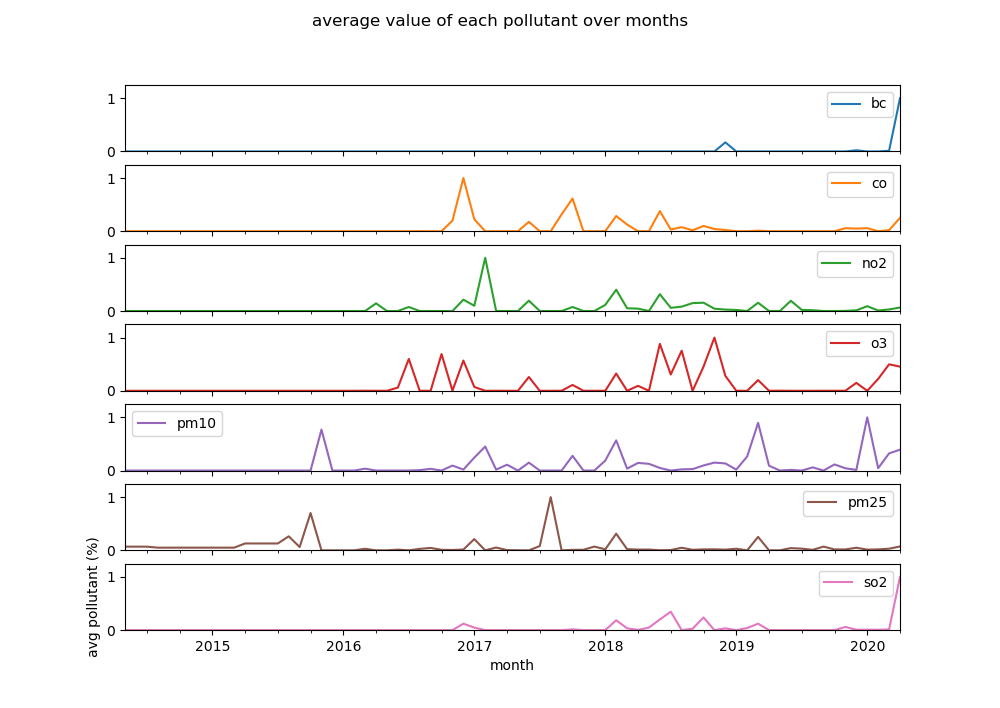

Generate this figure with Python:
import pandas as pd
import matplotlib.pyplot as plt
# Load dataset https://storage.googleapis.com/dqlab-dataset/LO4/global_air_quality_4000rows.csv
gaq = pd.read_csv('https://storage.googleapis.com/dqlab-dataset/LO4/global_air_quality_4000rows.csv')
gaq['timestamp'] = pd.to_datetime(gaq['timestamp'])
gaq = gaq.set_index('timestamp')
# [1] Membuat pivot table yang menunjukkan waktu di baris nya dan masing-masing value dari pollutant nya dalam kolom
gaq_viz = gaq[['pollutant', 'value']].reset_index().set_index(['timestamp', 'pollutant'])
gaq_viz = gaq_viz.pivot_table(index='timestamp', columns='pollutant', aggfunc='mean').fillna(0)
gaq_viz.columns = gaq_viz.columns.droplevel(0)
print('Data (5 teratas):\n', gaq_viz.head())
# [2] Membuat fungsi yang memberikan default value 0 ketika value nya di bawah 0 dan apply ke setiap elemen dari dataset tersebut, kemudian menampilkannya sebagai chart
def default_val(val):
 if val < 0:
   return 0
 else:
   return val
line1 = gaq_viz.resample('M').mean().ffill().applymap(lambda x: default_val(x)).apply(lambda x: x/x.max()) # default value if value < 0 then 0, kemudian menghasilkan % value = value/max(value)
line1.plot(
   title = 'average value of each pollutant over months',
   figsize = (10,10), #ukuran canvas 10px x 10px
   ylim = (0, 1.25), #memberikan batas tampilan y-axis hanya 0 sampai 125%
   subplots = True #memecah plot menjadi beberapa bagian sesuai dengan jumlah kolom
)
plt.ylabel('avg pollutant (%)')
plt.xlabel('month')
plt.show()
